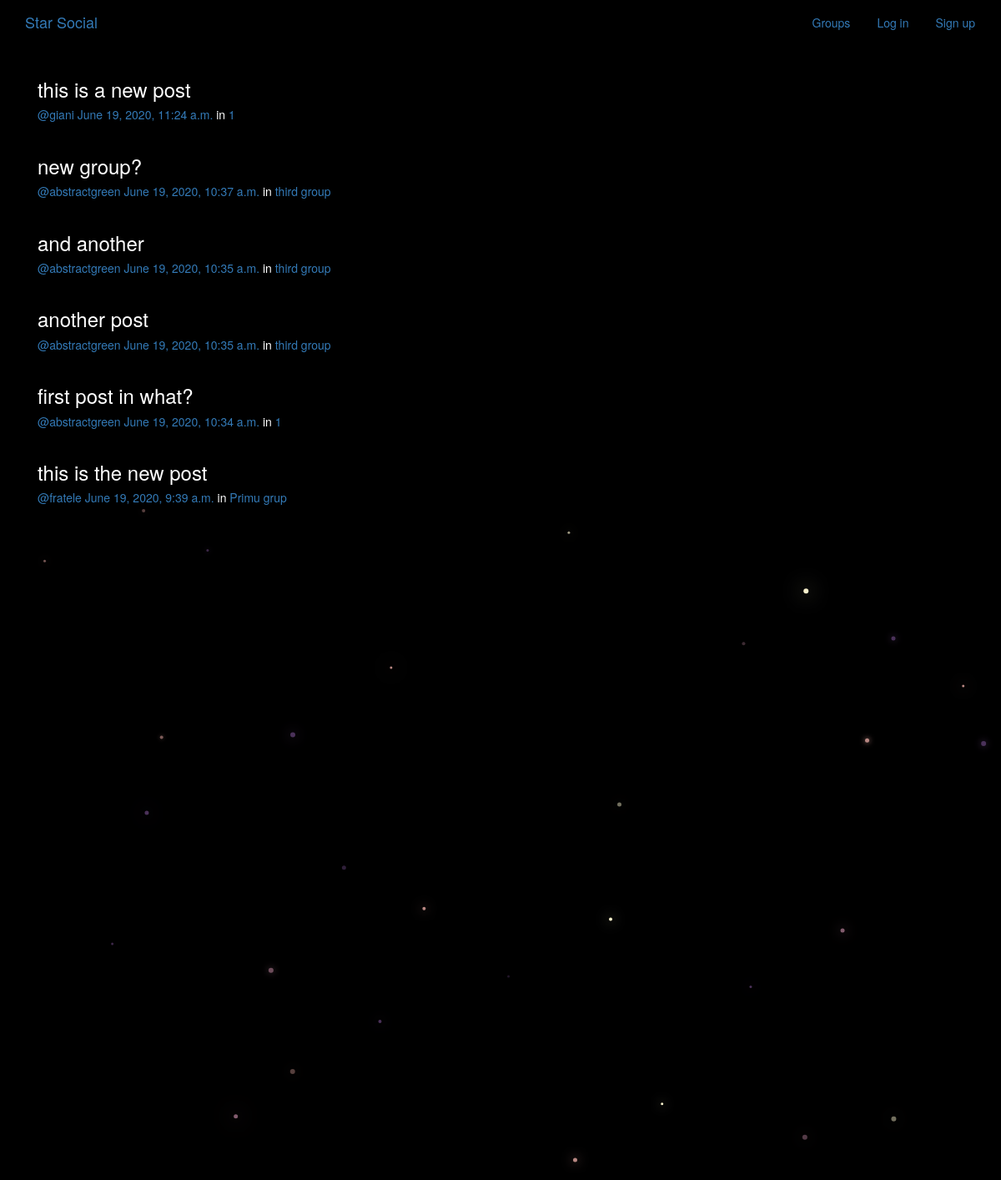
/posts/, run on the app's committed database.
### posts/models.py (models this page shows, shortened)
class Post(models.Model):
    user = models.ForeignKey(User, related_name='posts', on_delete=models.CASCADE)
    created_at = models.DateTimeField(auto_now=True)
    message = models.TextField()
    message_html = models.TextField(editable=False)
    group = models.ForeignKey(Group, related_name='posts', null=True, blank=True, on_delete=models.CASCADE)
    class Meta:
        ordering = ['-created_at'] # Ordered by creation date
        unique_together = ['user', 'message'] # Every message is uniquely linked to user

### groups/models.py (models this page shows, shortened)
class Group(models.Model):
    name = models.CharField(max_length=255, unique=True)
    slug = models.SlugField(allow_unicode=True, unique=True)
    description = models.TextField(blank=True, default='')
    description_html = models.TextField(editable=False, default='', blank=True)
    members = models.ManyToManyField(User, through="GroupMember")
    class Meta:
        ordering = ['name'] # Order by name

### posts/views.py (the view)
# urls.py: path('', views.PostList.as_view(), name='all'),
class PostList(SelectRelatedMixin, generic.ListView):
    model = models.Post
    select_related = ('user', 'group') # The foreign keys for this group

### posts/templates/posts/post_list.html (shortened to what this page needs)
{% extends 'posts/post_base.html' %}
{% block post_content %}
    <div class="col-md-8">
        {% for post in post_list %}
            {% include 'posts/_post.html' %}
        {% endfor %}
    </div>
{% endblock  %}

### posts/templates/posts/_post.html (shortened to what this page needs)
<div class="post media">
    <h3>{{post.message_html|safe}}</h3>
    <div class="media-body">
        <h5 class="media-heading">
            <span class="username">
                <a href="{% url 'posts:for_user' username=post.user.username %}">
                    @{{post.user.username}}
                </a>
            </span>
            <time class="time">
                <a href="{% url 'posts:single' username=post.user.username pk=post.pk %}">
                    {{post.created_at}}
                </a>
            </time>
            {% if post.group %}
			<span class="group-name">in <a href="#">{{ post.group.name }}</a></span>
			{% endif %}
        </h5>
    </div>
</div>

### static/simplesocial/css/master.css (style rules this page uses)
body { margin: 0; overflow: hidden; background-color: black; color:white; }

### data on the page
Post: message_html "this is a new post", user.username "giani", created_at "June 19, 2020, 11:24 a.m.", group.name "1"
Post: message_html "new group?", user.username "abstractgreen", created_at "June 19, 2020, 10:37 a.m.", group.name "third group"
Post: message_html "and another", user.username "abstractgreen", created_at "June 19, 2020, 10:35 a.m.", group.name "third group"
Post: message_html "another post", user.username "abstractgreen", created_at "June 19, 2020, 10:35 a.m.", group.name "third group"
Post: message_html "first post in what?", user.username "abstractgreen", created_at "June 19, 2020, 10:34 a.m.", group.name "1"
Post: message_html "this is the new post", user.username "fratele", created_at "June 19, 2020, 9:39 a.m.", group.name "Primu grup"
